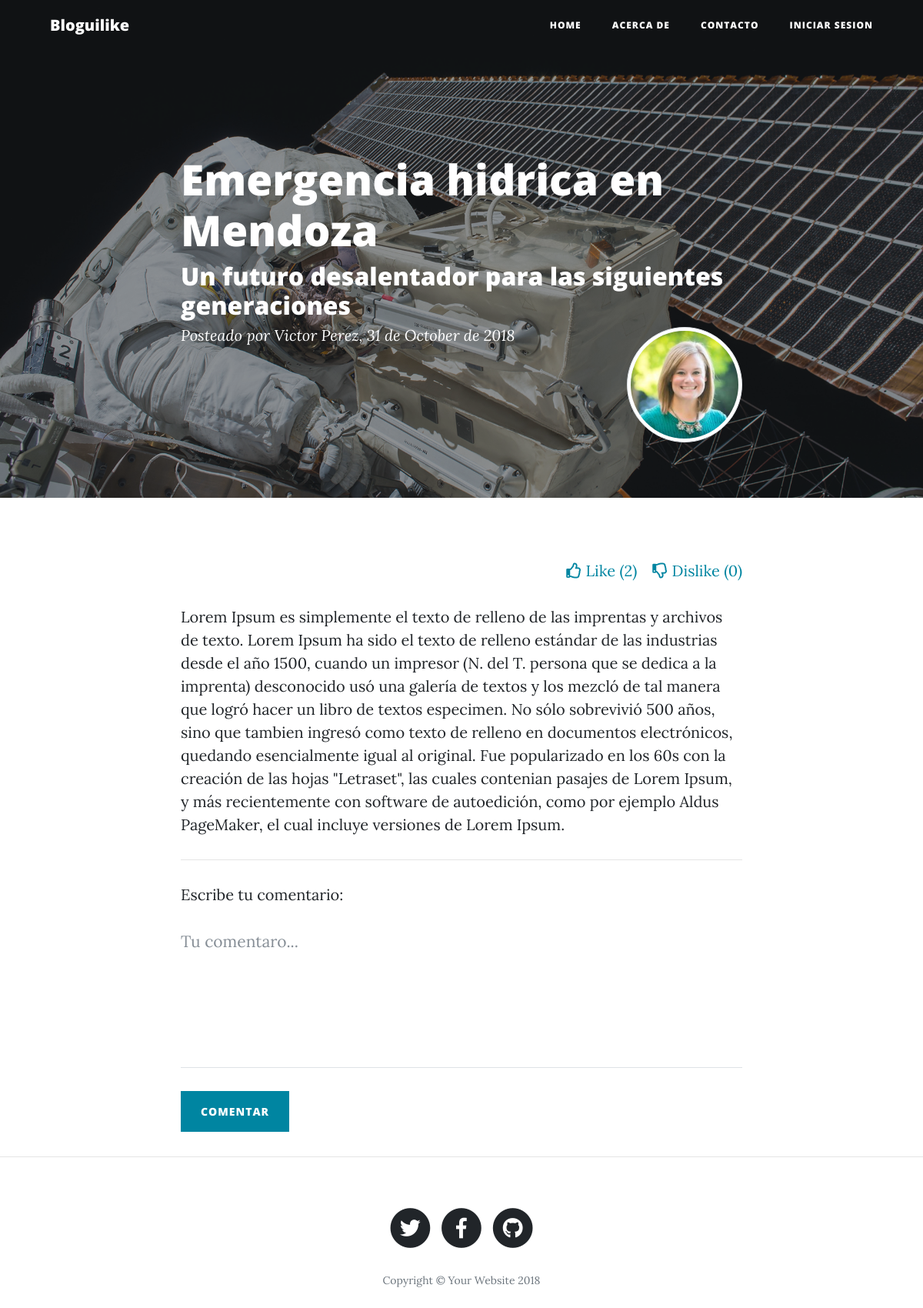
Page /posts/post/1 on the committed database.
### tables this page shows
CREATE TABLE `posts` (
  `id` int(11) NOT NULL,
  `titulo` varchar(255) NOT NULL,
  `subtitulo` varchar(255) DEFAULT NULL,
  `contenido` text NOT NULL,
  `usuario_id` int(11) NOT NULL,
  `created_at` timestamp NOT NULL DEFAULT CURRENT_TIMESTAMP
);

### application/controllers/Posts.php (called while the page is built, shortened)
<?php
class Posts  extends CI_Controller{
    public function post($id = 0){
        $this->load->model('post_model');
        $this->load->helper('date');
        $post = $this->post_model->find($id);
        $data['titulo_hr'] = $post['titulo'];
        $data['subtitulo_hr'] = $post['subtitulo'];
        $data['detalle_hr'] = "Posteado por ".$post['autor'].", ". strftime('%d de %B de %Y',strtotime($post['created_at']));
        $data_view['post'] = $post;
        $this->load->view('themplate/head');
        $this->load->view('themplate/menu');
        $this->load->view('themplate/header',$data);
        $this->load->view('posts/post',$data_view);
        $this->load->view('themplate/footer');
    }
}

### index.php (called while the page is built, shortened)
<?php
require_once BASEPATH.'core/CodeIgniter.php';

### application/models/Post_model.php (called while the page is built, shortened)
<?php
class Post_model extends CI_Model{
    public function find($id = 0){
        $this->db->select('p.id,p.titulo,p.subtitulo,p.created_at,u.nombre as autor,p.contenido, p.usuario_id,'
                . '(select count(l.liked) from likes l where l.liked = 1 and post_id = p.id) as liked,'
                . '(select count(l.disliked) from likes l where l.disliked = 1 and post_id = p.id) as disliked');
        $this->db->join('usuario u','u.id = p.usuario_id');
        $this->db->where('p.id', $id);
        $query = $this->db->get('posts p');
        return $query->row_array();
    }
}

### application/views/posts/post.php (the view, shortened to what this page needs)
<article>
  <div class="container">
    <div class="row">
      <div class="col-lg-8 col-md-10 mx-auto">
          <div class="liked_div">
              <p><a href="javascript:void(0);" id="liked"><i class="far fa-thumbs-up"></i> Like (<span><?= $post['liked']?></span>)</a><a href="javascript:void(0);" id="disliked"><i class="far fa-thumbs-down"></i> Dislike (<span><?=$post['disliked']?></span>)</a></p>
          </div>
          <p><?= $post['contenido']?></p>
        <hr>
        <p>Escribe tu comentario:</p>
         <form id="new_comment" method="post" action="<?= base_url('posts/coment')?>">
            <div class="control-group">
              <div class="form-group floating-label-form-group controls">
                <textarea rows="5" class="form-control" placeholder="Tu comentaro..." name="comentario"></textarea>
              </div>
            </div>
            <br>
            <div class="form-group">
              <button type="submit" class="btn btn-primary" id="sendMessageButton">Comentar</button>
            </div>
          </form>
      </div>
    </div>
  </div>
</article>

### application/views/themplate/header.php
<header class="masthead" style="background-image: url('<?= base_url('public/img/').(empty($img_hr) ? 'post-bg.jpg' : $img_hr)?>')">
  <div class="overlay"></div>
  <div class="container">
    <div class="row">
      <div class="col-lg-8 col-md-10 mx-auto">
        <div class="post-heading">
          <?php echo empty($titulo_hr) ? '' : '<h1>'.$titulo_hr.'</h1>'; ?>
          <?php echo empty($subtitulo_hr) ? '' : '<h2>'.$subtitulo_hr.'</h2>'; ?>
          <?php echo empty($detalle_hr) ? '' : '<span class="meta"><img src="'. base_url('public/img/perfil.jpg').'" class="img-thumbnail img-post">'.$detalle_hr.'</span>'; ?>
        </div>
      </div>
    </div>
  </div>
</header>

### public/css/estilos.css (style rules this page uses)
.liked_div { text-align: right; }
.liked_div a { text-decoration: none; margin-left: 1em; color: #0085a1; }
.img-post { float: right; border-radius: 50%;height: 150px; }

### rows in the picture
posts: titulo "Emergencia hidrica en Mendoza", subtitulo "Un futuro desalentador para las siguientes generaciones", contenido "Lorem Ipsum es simplemente el texto de relleno de las imprentas y archivos de texto. Lorem Ipsum ha sido el texto de relleno estándar de las industrias desde el año 1500, cuando un impresor (N. del T. persona que se dedica a la imprenta) desconocido usó una galería de textos y los mezcló de tal manera que logró hacer un libro de textos especimen. No sólo sobrevivió 500 años, sino que tambien ingresó como texto de relleno en documentos electrónicos, quedando esencialmente igual al original. Fue popularizado en los 60s con la creación de las hojas \"Letraset\", las cuales contenian pasajes de Lorem Ipsum, y más recientemente con software de autoedición, como por ejemplo Aldus PageMaker, el cual…"

### other values in the picture
$detalle_hr "Posteado por Victor Perez, 31 de October de 2018"
$post['liked'] "2"
$post['disliked'] "0"
